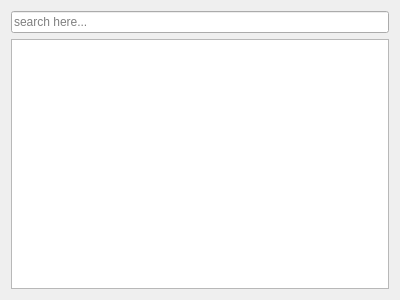
<?xml version="1.0" encoding="UTF-8"?>
<ui version="4.0">
 <class>Form</class>
 <widget class="QWidget" name="Form">
  <property name="geometry">
   <rect>
    <x>0</x>
    <y>0</y>
    <width>400</width>
    <height>300</height>
   </rect>
  </property>
  <property name="windowTitle">
   <string>Form</string>
  </property>
  <layout class="QGridLayout" name="gridLayout">
   <item row="1" column="0">
    <widget class="QTreeView" name="treeView"/>
   </item>
   <item row="0" column="0">
    <widget class="QLineEdit" name="lineEdit">
     <property name="placeholderText">
      <string>search here...</string>
     </property>
    </widget>
   </item>
  </layout>
 </widget>
 <resources/>
 <connections/>
</ui>
